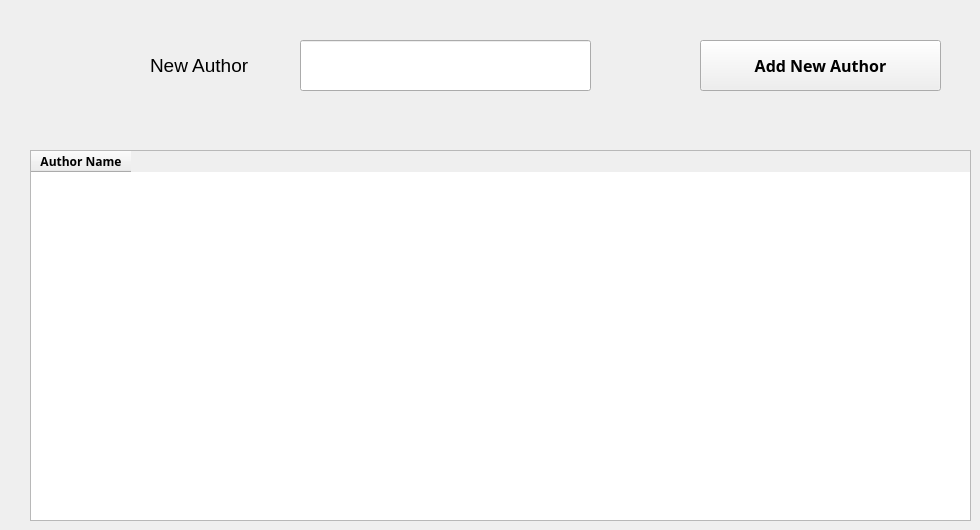
      <widget class="QWidget" name="tab_12">
       <attribute name="title">
        <string>Author</string>
       </attribute>
       <widget class="QLineEdit" name="lineEdit_28">
        <property name="geometry">
         <rect>
          <x>300</x>
          <y>40</y>
          <width>291</width>
          <height>51</height>
         </rect>
        </property>
        <property name="clearButtonEnabled">
         <bool>false</bool>
        </property>
       </widget>
       <widget class="QPushButton" name="pushButton_17">
        <property name="geometry">
         <rect>
          <x>700</x>
          <y>40</y>
          <width>241</width>
          <height>51</height>
         </rect>
        </property>
        <property name="font">
         <font>
          <family>Segoe UI Semibold</family>
          <pointsize>12</pointsize>
          <weight>75</weight>
          <bold>true</bold>
         </font>
        </property>
        <property name="text">
         <string>Add New Author</string>
        </property>
       </widget>
       <widget class="QLabel" name="label_39">
        <property name="geometry">
         <rect>
          <x>150</x>
          <y>50</y>
          <width>221</width>
          <height>31</height>
         </rect>
        </property>
        <property name="font">
         <font>
          <family>Segoe UI</family>
          <pointsize>14</pointsize>
          <weight>50</weight>
          <bold>false</bold>
         </font>
        </property>
        <property name="text">
         <string>New Author</string>
        </property>
       </widget>
       <widget class="QTableWidget" name="tableWidget_4">
        <property name="geometry">
         <rect>
          <x>30</x>
          <y>150</y>
          <width>941</width>
          <height>371</height>
         </rect>
        </property>
        <property name="font">
         <font>
          <pointsize>7</pointsize>
         </font>
        </property>
        <column>
         <property name="text">
          <string>Author Name</string>
         </property>
         <property name="font">
          <font>
           <family>Segoe UI Semibold</family>
           <pointsize>9</pointsize>
           <weight>75</weight>
           <bold>true</bold>
          </font>
         </property>
        </column>
       </widget>
      </widget>
